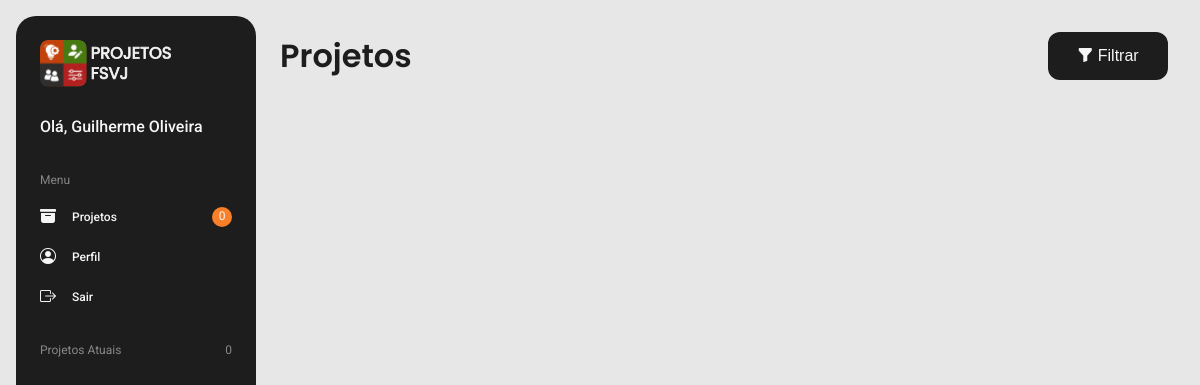
/src/pages/projetos/projetos.php?id_usuario=3, run on an earlier commit of the app's database.
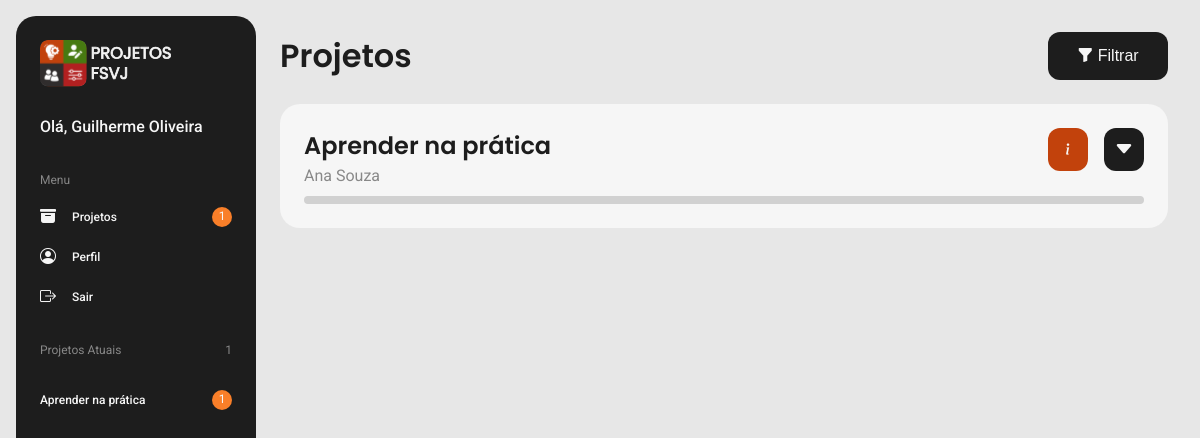
And on a later commit of the database.
### tables this page shows
CREATE TABLE `usuarios` (
  `ID_USUARIO` int(11) NOT NULL,
  `NOME` varchar(50) NOT NULL,
  `EMAIL` varchar(50) NOT NULL,
  `SENHA` varchar(50) NOT NULL,
  `HIERARQUIA` enum('DIRETOR','COORDENADOR','VOLUNTARIO') NOT NULL,
  `CRIADO_EM` date DEFAULT curdate(),
  `EXCLUIDO` varchar(1) DEFAULT 'N'
);

CREATE TABLE `usuarios_projetos` (
  `ID_USUARIO_PROJETO` int(11) NOT NULL,
  `ID_USUARIO` int(11) NOT NULL,
  `ID_PROJETO` int(11) NOT NULL
);

CREATE TABLE `projetos` (
  `ID_PROJETO` int(11) NOT NULL,
  `NOME` varchar(50) NOT NULL,
  `ESCOPO` mediumtext DEFAULT NULL,
  `DATA_INICIO` date NOT NULL,
  `DATA_TERMINO` date NOT NULL,
  `CRIADO_EM` date DEFAULT curdate(),
  `ID_LOCAL` int(11) DEFAULT NULL,
  `ID_DIRETOR` int(11) NOT NULL,
  `ID_COORDENADOR` int(11) NOT NULL
);

CREATE TABLE `fases` (
  `ID_FASE` int(11) NOT NULL,
  `NOME` varchar(50) NOT NULL,
  `ESCOPO` mediumtext DEFAULT NULL,
  `DATA_INICIO` date NOT NULL,
  `DATA_TERMINO` date NOT NULL,
  `ID_PROJETO` int(11) NOT NULL,
  `ESTADO` enum('Não Iniciada','Em Andamento','Concluída') DEFAULT NULL
);

### src/components/projeto.php (the view, shortened to what this page needs)
<section class="projeto-container">
    <div class="projeto-header">
        <div class="titulo-projeto">
            <h2><?php echo $row_projeto["NOME"]; ?></h2>
            <p><?php echo $row_coordenador["NOME"]; ?></p>
        </div>
        <div class="botoes-projeto">
            <button><i class="bi bi-info"></i></button>
            <button id="btnExibirFases" onclick="ExibirFases()"><i class="bi bi-caret-down-fill"></i></button>
        </div>
    </div>
    <div class="progresso-container">
        <?php
            $sql = "SELECT * FROM FASES F WHERE F.ID_PROJETO = '$id_projeto'";
            $query_fase = $mysqli -> query($sql);
            while ($row_fase = $query_fase -> fetch_assoc()) {
                if ($row_fase["ESTADO"] == "Concluída") {
                    echo '<div class="progresso progresso-cheio"></div>';
                }
                else {
                    echo '<div class="progresso progresso-vazio"></div>';
                }
            }
        ?>
    </div>
</section>

### src/pages/projetos/projetos.php (shortened to what this page needs)
<?php
    include("../../../conexao.php");
    $id_usuario = $_GET["id_usuario"];
    $sql = "SELECT * FROM USUARIOS U WHERE U.ID_USUARIO = '$id_usuario'";
    $query_usuario = $mysqli -> query($sql);
    $row_usuario = $query_usuario -> fetch_assoc();
    $hierarquia = $row_usuario["HIERARQUIA"];
    $nome_usuario = $row_usuario["NOME"];
    $sql = "SELECT * FROM USUARIOS_TAREFAS UT INNER JOIN TAREFAS T ON UT.ID_TAREFA = T.ID_TAREFA INNER JOIN FASES F ON T.ID_FASE = F.ID_FASE INNER JOIN PROJETOS P ON F.ID_PROJETO = P.ID_PROJETO WHERE UT.ID_USUARIO = '$id_usuario' AND P.DATA_INICIO < CURRENT_DATE() AND P.DATA_TERMINO > CURRENT_DATE()";
    $query_usuario_tarefa = $mysqli -> query($sql);
    $quantidade_tarefa = $query_usuario_tarefa -> num_rows;
    if ($hierarquia == "VOLUNTARIO") {
        $sql = "SELECT * FROM PROJETOS P INNER JOIN usuarios_projetos UP ON UP.ID_PROJETO = P.ID_PROJETO WHERE UP.ID_USUARIO = '$id_usuario' AND P.DATA_INICIO < CURRENT_DATE() AND P.DATA_TERMINO > CURRENT_DATE()";
        $query_projeto_atual = $mysqli -> query($sql);
        $quantidade_projeto_atual = $query_projeto_atual -> num_rows;
    }
    else {
        $sql = "SELECT * FROM PROJETOS P WHERE P.DATA_INICIO < CURRENT_DATE() AND P.DATA_TERMINO > CURRENT_DATE()";
        $query_projeto_atual = $mysqli -> query($sql);
        $quantidade_projeto_atual = $query_projeto_atual -> num_rows;
    }
?>
<!DOCTYPE html>
<html lang="pt-br">
    <head>
        <link rel="stylesheet" href="https://cdn.jsdelivr.net/npm/bootstrap-icons@1.13.1/font/bootstrap-icons.min.css" />
        <link rel="stylesheet" href="projetos.css" />
        <link rel="stylesheet" href="../../styles/components/navbar.css" />
        <link rel="stylesheet" href="../../styles/components/projeto.css" />
    </head>
    <body>
        <?php include("../../components/navbar.php"); ?>
        <main class="main-container">
            <section class="main-header">
                <h1>Projetos</h1>
                <div class="botoes-header">
                    <button class="filtrar"><i class="bi bi-funnel-fill"></i> Filtrar</button>
                </div>
            </section>
            <?php
                if ($hierarquia == "VOLUNTARIO") {
                    $sql = "SELECT * FROM PROJETOS P INNER JOIN usuarios_projetos UP ON UP.ID_PROJETO = P.ID_PROJETO WHERE UP.ID_USUARIO = '$id_usuario' AND P.DATA_INICIO < CURRENT_DATE() AND P.DATA_TERMINO > CURRENT_DATE()";
                    $query_projeto = $mysqli -> query($sql);
                }
                elseif ($hierarquia == "COORDENADOR") {
                    $sql = "SELECT * FROM PROJETOS P INNER JOIN usuarios_projetos UP ON UP.ID_PROJETO = P.ID_PROJETO WHERE UP.ID_USUARIO = '$id_usuario' OR P.ID_COORDENADOR = '$id_usuario' AND P.DATA_INICIO < CURRENT_DATE() AND P.DATA_TERMINO > CURRENT_DATE()";
                    $query_projeto = $mysqli -> query($sql);
                }
                else {
                    $sql = "SELECT * FROM PROJETOS P WHERE P.DATA_INICIO < CURRENT_DATE() AND P.DATA_TERMINO > CURRENT_DATE()";
                    $query_projeto = $mysqli -> query($sql);
                }
                while ($row_projeto = $query_projeto -> fetch_assoc()) {
                        $id_projeto = $row_projeto["ID_PROJETO"];
                        $id_coordenador = $row_projeto["ID_COORDENADOR"];
                        $sql = "SELECT * FROM USUARIOS U WHERE U.ID_USUARIO = '$id_coordenador'";
                        $query_coordenador = $mysqli -> query($sql);
                        $row_coordenador = $query_coordenador -> fetch_assoc();
                        include("../../components/projeto.php");
                    }
            ?>
        </main>
    </body>
</html>

### src/components/navbar.php (shortened to what this page needs)
<nav class="nav-container">
    <section class="nav-logo">
        <img class="logo" src="../../assets/images/logo_menu.svg" alt="Logo do software">
    </section>
    <div class="mensagem-usuario">
        <p><?php echo "Olá, ". $nome_usuario; ?></p>
    </div>
    <section class="nav-menu">
        <h2>Menu</h2>
        <ul>
            <li>
                <div class="nav-menu-item">
                    <a href="../projetos/projetos.php?id_usuario=<?php echo $id_usuario; ?>"><i class="bi bi-archive-fill"></i>Projetos</a>
                    <?php if ($hierarquia != "DIRETOR") {echo '<div><span>'.$quantidade_tarefa.'</span></div>';} ?>
                </div>
            </li>
            <li><a href="../perfil/perfil.php?id_usuario=<?php echo $id_usuario; ?>"><i class="bi bi-person-circle"></i>Perfil</a></li>
            <li><a href="../../../index.php"><i class="bi bi-box-arrow-right"></i>Sair</a></li>
        </ul>
    </section>
    <section class="nav-projetos">
        <h2>Projetos Atuais</h2>
        <span><?php echo $quantidade_projeto_atual;?></span>
        <ul>
            <?php
                while($row_projeto_atual = $query_projeto_atual -> fetch_assoc()) {
                    $id_projeto = $row_projeto_atual["ID_PROJETO"];
                    $sql = "SELECT COUNT(*) AS QUANTIDADE_TAREFA FROM USUARIOS_TAREFAS UT INNER JOIN TAREFAS T ON UT.ID_TAREFA = T.ID_TAREFA INNER JOIN FASES F ON T.ID_FASE = F.ID_FASE INNER JOIN PROJETOS P ON F.ID_PROJETO = P.ID_PROJETO WHERE UT.ID_USUARIO = '$id_usuario' AND P.ID_PROJETO = '$id_projeto' AND P.DATA_INICIO < CURRENT_DATE() AND P.DATA_TERMINO > CURRENT_DATE()";
                    $query_quantidade_tarefa = $mysqli -> query($sql);
                    $row_quantidade_tarefa = $query_quantidade_tarefa -> fetch_assoc();
                    echo '<li><div class="nav-projetos-item"><p class="nome-projeto">'.$row_projeto_atual["NOME"].'</p><div><span>'.$row_quantidade_tarefa["QUANTIDADE_TAREFA"].'</span></div></div></li>';
                }
            ?>
        </ul>
    </section>
</nav>

### src/pages/projetos/projetos.css (style rules this page uses)
* { margin: 0; padding: 0; list-style-type: none; }
body { background-color: var(--g2); display: grid; grid-template-columns: 280px 1fr; height: 100vh; }
.main-container { margin-right: 32px; }
.main-header { display: flex; justify-content: space-between; align-items: center; margin-top: 32px; margin-bottom: 24px; }
.main-header h1 { color: var(--g11); font-family: 'Poppins'; font-size: 32px; line-height: 1.5; font-weight: var(--semibold); }
.botoes-header { display: flex; gap: 16px; }
.filtrar { background-color: var(--g11); color: var(--g1); border-radius: 12px; height: 48px; width: 120px; border: none; font-size: 16px; background-color: 0.3s; cursor: pointer; }

### src/styles/components/navbar.css (style rules this page uses)
.nav-container { background-color: var(--g11); margin: 16px 24px 16px 16px; border-radius: 20px; box-sizing: border-box; padding: 24px; }
.nav-container .nav-logo { margin-bottom: 24px; }
.mensagem-usuario p { color: var(--g1); font-family: 'Roboto'; font-size: 16px; font-weight: var(--medium); line-height: 1.5; margin-bottom: 32px; }
.nav-menu { margin-bottom: 32px; }
.nav-menu ul { display: flex; flex-direction: column; gap: 16px; }
.nav-container h2, .nav-projetos span { font-family: 'Roboto'; font-weight: var(--regular); color: var(--g5); font-size: 12px; line-height: 1.5; margin-bottom: 16px; }
.nav-container li a { display: grid; grid-template-columns: auto 1fr; gap: 16px; color: var(--g1); text-decoration: none; font-family: 'Roboto'; font-weight: var(--medium); color: var(--g1); font-size: 12px; line-height: 1.5; align-items: center; }
.nav-container li a i { font-size: 16px; }
.nav-menu-item, .nav-projetos-item { display: grid; grid-template-columns: 1fr auto; }
.nav-menu-item div, .nav-projetos-item div { width: 20px; height: 20px; border-radius: 20px; background-color: var(--o6); display: flex; justify-content: center; align-self: center; }
.nav-menu-item div span, .nav-projetos-item div span { color: var(--g1); font-size: 12px; line-height: 1.5; font-family: 'Roboto'; }
.nav-projetos { position: relative; }
.nav-projetos > span { position: absolute; top: 0; right: 0; }
.nome-projeto { color: var(--g1); font-family: 'Roboto'; font-size: 12px; font-weight: var(--medium); line-height: 1.5; margin: 16px 0; }

### src/styles/components/projeto.css (style rules this page uses)
.projeto-container { align-items: center; background-color: var(--g1); border-radius: 20px; box-sizing: border-box; padding: 24px; }
.projeto-container h2 { color: var(--g11); font-family: 'Poppins'; font-size: 24px; font-weight: var(--semibold); line-height: 1.5; }
.projeto-container p { color: var(--g5); font-family: 'Roboto'; font-size: 16px; font-weight: var(--regular); line-height: 1.5; }
.projeto-header { display: flex; justify-content: space-between; width: 100%; margin-bottom: 8px; }
.botoes-projeto { display: flex; gap: 16px; align-items:start; }
.botoes-projeto button { font-size: 20px; padding: 10px; border: none; border-radius: 12px; color: var(--g1); }
.botoes-projeto button:nth-last-child(-n + 2) { background-color: var(--g11); }
.botoes-projeto button:nth-last-child(3) { background-color: var(--o8); }
.progresso-container { width: 100%; height: 8px; }
.progresso { width: 100%; height: 100%; border-radius: 4px; display: flex; gap: 16px; }
.progresso-vazio { background-color: var(--g3); }

### src/styles/global.css (style rules this page uses)
:root { --g1: #F6F6F6; --g2: #E7E7E7; --g3: #D1D1D1; --g4: #B0B0B0; --g5: #888888; --g6: #6D6D6D; --g8: #4F4F4F; --g10: #3D3D3D; --g11: #1D1D1D; --r7: #D72B2B; --r8: #B22020; --o5: #FB933C; --o6: #F97F29; --o8: #C2420C; --y5: #E69E2A; --y6: #E08520; --gr6: #75C019; --gr7: #5CA010; --gr8: #477A11; --regular: 400; --medium: 500; --semibold: 600; }

What changed in the data, as far as the page shows it:
added usuarios_projetos: ID_PROJETO.NOME "Aprender na prática", QUANTIDADE_TAREFA "1", usuarios.NOME "Ana Souza"
added fases: ESTADO "Não Iniciada" (drawn)
Also different on the page:
$quantidade_tarefa: "0" → "1"
$quantidade_projeto_atual: "0" → "1"
